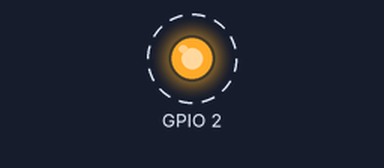
Bench run of a sketch on a simulated ESP8266 (NodeMCU). Shown: output pins drawn as LEDs (lit = HIGH). Dashed ring = blinking. WiFi joins after 1.5 s; servers stay silent unless stated; what the sketch prints to the serial monitor is not drawn.

Above: at 1.7 s.
Timing chart, 0 to 4.5 s (numbered marks = the images above):
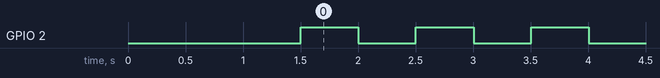

The sketch:

OTA_BLINK.ino
```cpp
#include <ESP8266WiFi.h>
#include <ESP8266mDNS.h>
#include <WiFiUdp.h>
#include <ArduinoOTA.h>

const char* ssid     = "XXXXXXXXX";
const char* password = "XXXXXXXXX";


void setup() {
 Serial.begin(9600);
 Serial.println("Booting");
 WiFi.mode(WIFI_STA);
 WiFi.begin(ssid, password);
 while (WiFi.waitForConnectResult() != WL_CONNECTED) {
 Serial.println("Connection Failed! Rebooting...");
 delay(5000);
 ESP.restart();
 }


ArduinoOTA.onStart([]() {
 Serial.println("Start");
 });
 ArduinoOTA.onEnd([]() {
 Serial.println("\nEnd");
 });
 ArduinoOTA.onProgress([](unsigned int progress, unsigned int total) {
 Serial.printf("Progress: %u%%\r", (progress / (total / 100)));
 });
 ArduinoOTA.onError([](ota_error_t error) {
 Serial.printf("Error[%u]: ", error);
 if (error == OTA_AUTH_ERROR) Serial.println("Auth Failed");
 else if (error == OTA_BEGIN_ERROR) Serial.println("Begin Failed");
 else if (error == OTA_CONNECT_ERROR) Serial.println("Connect Failed");
 else if (error == OTA_RECEIVE_ERROR) Serial.println("Receive Failed");
 else if (error == OTA_END_ERROR) Serial.println("End Failed");
 });
 ArduinoOTA.begin();
 Serial.println("Ready");
 Serial.print("IPess: ");
 Serial.println(WiFi.localIP());
 pinMode(2, OUTPUT);
}

void loop() {
 ArduinoOTA.handle();
 digitalWrite(2, HIGH); // turn the LED on (HIGH is the voltage level)
 delay(500); // wait for 2 second
 digitalWrite(2, LOW); // turn the LED off by making the voltage LOW
 delay(500);
}
```

Measured:
- by itself, GPIO 2: alternates HIGH for 0.50 s and LOW for 0.50 s
